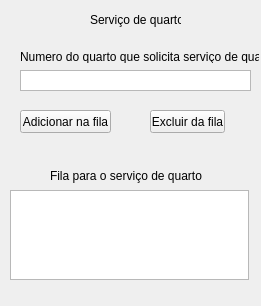
<?xml version="1.0" encoding="UTF-8"?>
<ui version="4.0">
 <class>Form</class>
 <widget class="QWidget" name="Form">
  <property name="geometry">
   <rect>
    <x>0</x>
    <y>0</y>
    <width>261</width>
    <height>306</height>
   </rect>
  </property>
  <property name="windowTitle">
   <string>Form</string>
  </property>
  <widget class="QPushButton" name="btnAddfi">
   <property name="geometry">
    <rect>
     <x>20</x>
     <y>110</y>
     <width>91</width>
     <height>23</height>
    </rect>
   </property>
   <property name="text">
    <string>Adicionar na fila</string>
   </property>
  </widget>
  <widget class="QPushButton" name="btnExfi">
   <property name="geometry">
    <rect>
     <x>150</x>
     <y>110</y>
     <width>75</width>
     <height>23</height>
    </rect>
   </property>
   <property name="text">
    <string>Excluir da fila</string>
   </property>
  </widget>
  <widget class="QLabel" name="label_2">
   <property name="geometry">
    <rect>
     <x>90</x>
     <y>10</y>
     <width>91</width>
     <height>20</height>
    </rect>
   </property>
   <property name="text">
    <string>Serviço de quarto</string>
   </property>
  </widget>
  <widget class="QLabel" name="label">
   <property name="geometry">
    <rect>
     <x>20</x>
     <y>50</y>
     <width>239</width>
     <height>13</height>
    </rect>
   </property>
   <property name="text">
    <string>Numero do quarto que solicita serviço de quarto</string>
   </property>
  </widget>
  <widget class="QTextEdit" name="txtNumQu">
   <property name="geometry">
    <rect>
     <x>20</x>
     <y>70</y>
     <width>231</width>
     <height>21</height>
    </rect>
   </property>
   <property name="verticalScrollBarPolicy">
    <enum>Qt::ScrollBarAlwaysOff</enum>
   </property>
   <property name="horizontalScrollBarPolicy">
    <enum>Qt::ScrollBarAlwaysOff</enum>
   </property>
   <property name="tabStopDistance">
    <double>0.000000000000000</double>
   </property>
  </widget>
  <widget class="QTextBrowser" name="txtFila">
   <property name="geometry">
    <rect>
     <x>10</x>
     <y>190</y>
     <width>239</width>
     <height>90</height>
    </rect>
   </property>
  </widget>
  <widget class="QLabel" name="label_3">
   <property name="geometry">
    <rect>
     <x>50</x>
     <y>160</y>
     <width>181</width>
     <height>31</height>
    </rect>
   </property>
   <property name="text">
    <string>Fila para o serviço de quarto</string>
   </property>
  </widget>
 </widget>
 <resources/>
 <connections/>
</ui>
